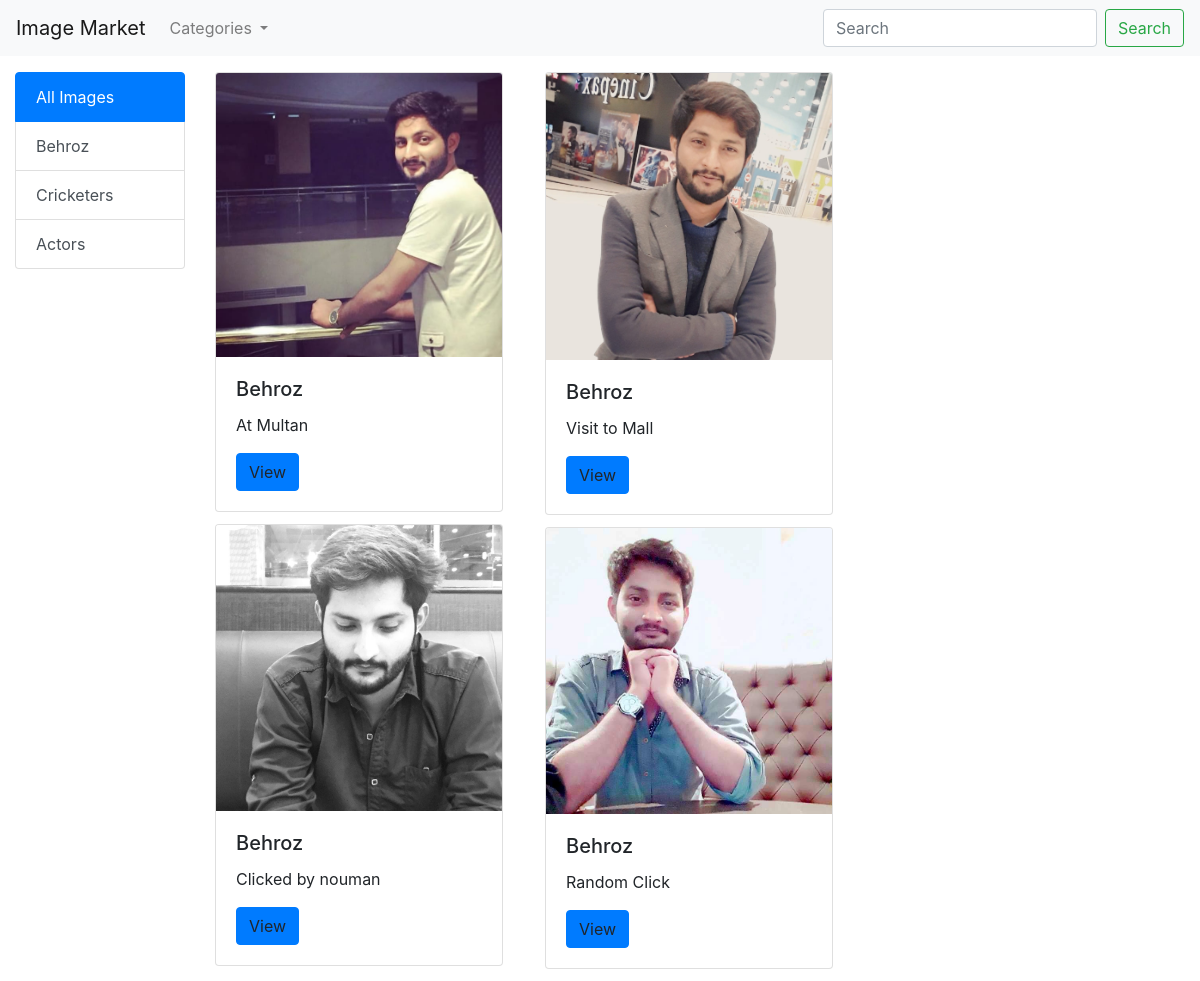
Page /category/1 on the committed database.
### imageMarket/models.py (models this page shows, shortened)
class Category(models.Model):
    title=models.CharField(max_length=100)
    description=models.TextField()

class Image(models.Model):
    title=models.CharField(max_length=100)
    description=models.TextField()
    image=models.ImageField(upload_to='images')
    added_date=models.DateTimeField(auto_now_add = True)
    category=models.ForeignKey(Category,on_delete=models.CASCADE)

### imageMarket/views.py (the view)
# urls.py: path('category/<int:id>',views.categoryById,name='categoryByID'),
def categoryById(request,id):
    categories = Category.objects.all()
    catById=Category.objects.get(pk=id)
    images=Image.objects.filter(category=catById)
    data={'images':images,'categories':categories}
    return render(request,'imageMarket/index.html',data)

### imageMarket/templates/imageMarket/index.html (shortened to what this page needs)
{% extends 'imageMarket/base.html' %}
{% block content %}
    <div class="container-fluid">
        <div class="row">
            <div class="col-md-2">
                <div class="list-group mt-3">
                    <a href="{% url 'index' %}" class="list-group-item list-group-item-action active">
                        All Images
                    </a>
                    {% for catgory in categories %}
                        <a href="/category/{{ catgory.id }}" class="list-group-item list-group-item-action">
                            {{ catgory.title }}
                        </a>
                    {% endfor %}
                </div>
            </div>
            <div class="col-md-10">
                <div class="row mt-3">
                    <div class="col-md-12">
                        <div class="card-columns">
                            {% for img in images %}
                                <div class="card" style="width: 18rem;">
                                    <img class="card-img-top" src="/media/{{ img.image }}" alt="Card image cap">
                                    <div class="card-body">
                                        <h5 class="card-title">{{ img.title }}</h5>
                                        <p class="card-text">{{ img.description }}</p>
                                        <a  class="btn btn-primary"
                                           onclick="showModelwithImage('{{ img.image }}')">View</a>
                                    </div>
                                </div>
                            {% endfor %}
                        </div>
                    </div>
                </div>
            </div>
        </div>
    </div>
{% endblock %}

### rows in the picture
Category: title "Behroz"
Category: title "Cricketers"
Category: title "Actors"
Image: image (picture), title "Behroz", description "At Multan"
Image: image (picture), title "Behroz", description "Clicked by nouman"
Image: image (picture), title "Behroz", description "Visit to Mall"
Image: image (picture), title "Behroz", description "Random Click"
